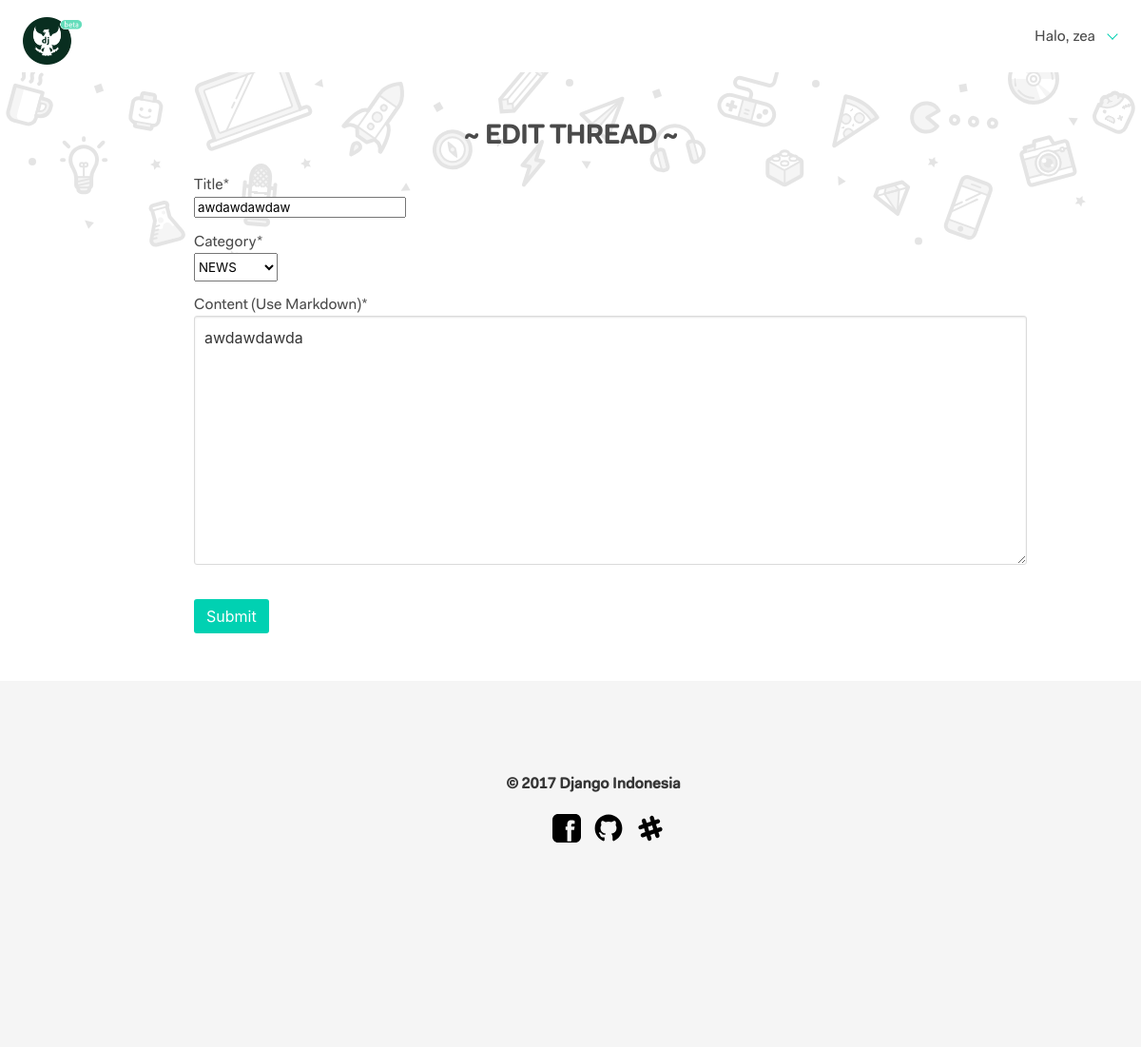
The app's page /thread/6/edit/ (signed in) with its own data.
### app_forum/models.py (models this page shows, shortened)
class Forum(models.Model):
    forum_author = models.ForeignKey(
        Profile,
        related_name='user_forums',
        null=True,
        blank=True,
        on_delete=models.CASCADE
    )
    forum_title = models.CharField(
        max_length=225,
        verbose_name=u'Title',
        blank=False,
        null=False
    )
    forum_category = models.ForeignKey(
        'Category',
        verbose_name=u'Category',
    )
    forum_content = MarkdownxField(
        verbose_name=u'Content (Use Markdown)',
    )
    is_created = models.DateTimeField(
        auto_now_add=True,
        null=True,
        blank=True
    )
    is_modified = models.DateTimeField(
        auto_now=True,
        null=True,
        blank=True
    )
    is_hot = models.BooleanField(
        default=False
    )
    is_closed = models.BooleanField(
        default=False
    )

### app_forum/views.py (the view)
# urls.py: url(r'^thread/(?P<pk>[-\w]+)/edit/$', views.forum_edit_view, name='forum_edit'),
@login_required
def forum_edit_view(request, pk):
    forum = get_object_or_404(Forum, pk=pk)
    template = 'app_forum/main/forum_edit.html'
    if request.method == "POST":
        form = ThreadForm(request.POST, instance=forum)
        if form.is_valid():
            forum = form.save(commit=False)
            forum.forum_author = Profile.objects.get(user=request.user)
            forum.is_created = datetime.now()
            forum.save()
            return redirect('forum:forum_single', pk=forum.pk)
    elif request.user != forum.forum_author.user:
        raise PermissionDenied
    else:
        form = ThreadForm(instance=forum)
    context = {'forum': forum, 'form': form}
    return render(request, template, context)

### app_forum/forms.py
class ThreadForm(forms.ModelForm):
    class Meta:
        model = Forum
        fields = (
            'forum_title',
            'forum_category',
            'forum_content',
        )
        comment_content = MarkdownxFormField()
        exclude = ['forum_author', 'is_hot']
        widgets = {'forum_author': forms.HiddenInput()}

### app_forum/models.py (called while the page is built)
    def __str__(self):
        return str(self.category_title)

### app_forum/templates/app_forum/main/forum_edit.html (shortened to what this page needs)
{% extends "app_forum/main/forum_base.html" %}
{% load humanize %}
{% load crispy_forms_tags %}
{% load show_markdown %}
{% block content %}
    {% include "app_forum/partials/_doodle.html" %}
    {% if request.user.is_authenticated %}
    <div class="dj-forum-form-wrapper">
        <div class="container-narrow">
            <div class="columns">
                <div class="column">
                    <div align="center">
                        <h3><b>~ EDIT THREAD ~</b></h3>
                    </div>
                </div>
            </div>
            <div class="columns">
                <div class="column is-narrow">
                    <div class="dj-author-avatar-rounded" style="background: url('{{ request.META.HTTP_NAME }}/media/{{ request.user.profile.profile_picture }}') no-repeat center center; background-size: cover;">
                    </div>
                </div>
                <div class="column">
                    <div>
                        <form action="" enctype="multipart/form-data" method="post">{% csrf_token %}
                            <div class="field">
                                <div class="control">
                                    {{ form.forum_title|as_crispy_field }}
                                </div>
                            </div>
                            <div class="field">
                                <div class="control">
                                    {{ form.forum_category|as_crispy_field }}
                                </div>
                            </div>
                            <div class="field">
                                <div class="control">
                                    {{ form.forum_content|as_crispy_field|safe }}
                                </div>
                            </div>
                            <br />
                            <button class="button is-primary" type='submit'>Submit</button>
                        </form>
                    </div>
                </div>
            </div>
        </div>
    </div>
    {% else %}
    <h1>Login to reply</h1>
    {% endif %}
{% endblock %}

### app_forum/templates/app_forum/partials/_navbar.html (shortened to what this page needs)
{% load account %}
{% load socialaccount %}
{% load staticfiles %}
<div class="dj-navbar-wrapper">
    <div class="container">
        <nav class="navbar is-transparent" role="navigation" aria-label="main navigation">
            <div class="navbar-brand">
                <a class="navbar-item" href="/">
                    <img src="{% static 'img/logo.png' %}" alt="Django Indonesia" width="112" height="28">
                </a>
            </div>
            <div class="navbar-menu">
                <div class="navbar-end">
                    <a class="navbar-item">
                        {% if not request.user.is_authenticated %}
                        <p class="control">
                            <a class="button" href="{% provider_login_url "github" process="login" %}">
                                <span class="icon">
                                    <span class="typcn typcn-social-github"></span>
                                </span>
                                <span>Login with Github</span>
                            </a>
                        </p>
                        {% else %}
                        <div class="navbar-item has-dropdown is-hoverable">
                            <a class="navbar-link">
                                Halo, {{ request.user.username }}
                            </a>
                        </div>
                        {% endif %}
                    </a>
                </div>
            </div>
        </nav>
    </div>
</div>

### records on screen
Forum: forum_title "awdawdawdaw", forum_category "NEWS", forum_content "awdawdawda"

### other values on screen
{{ request.user.username }} "zea"
